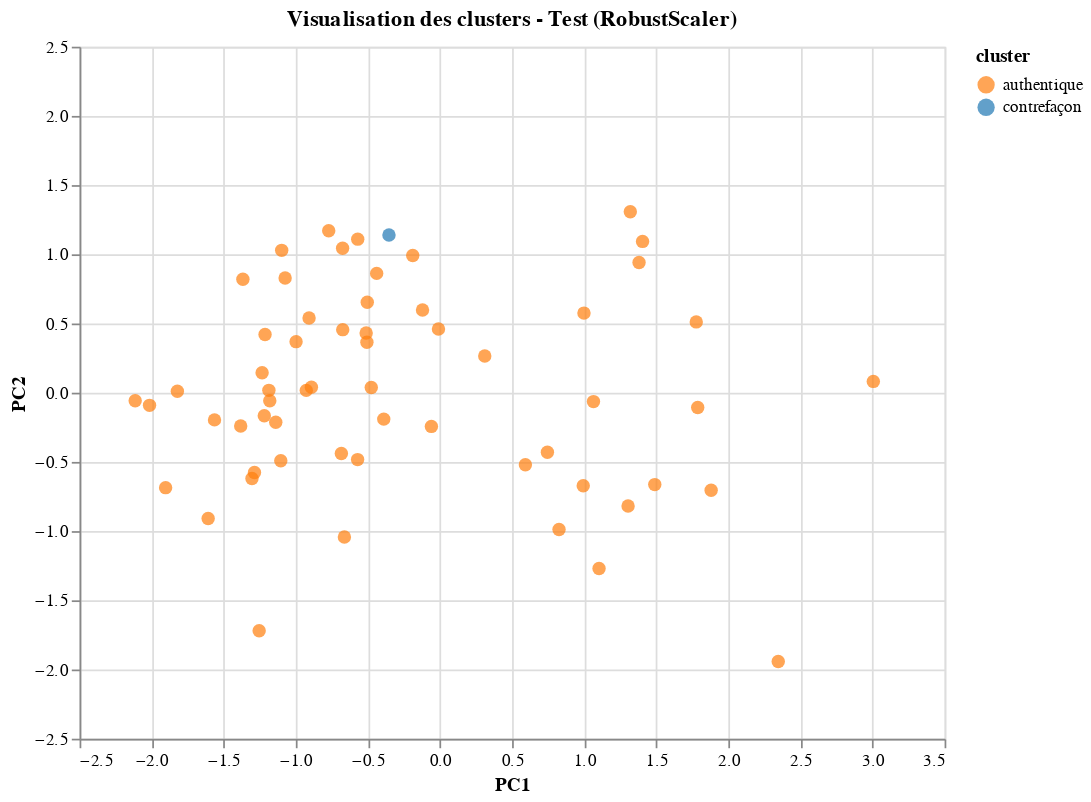
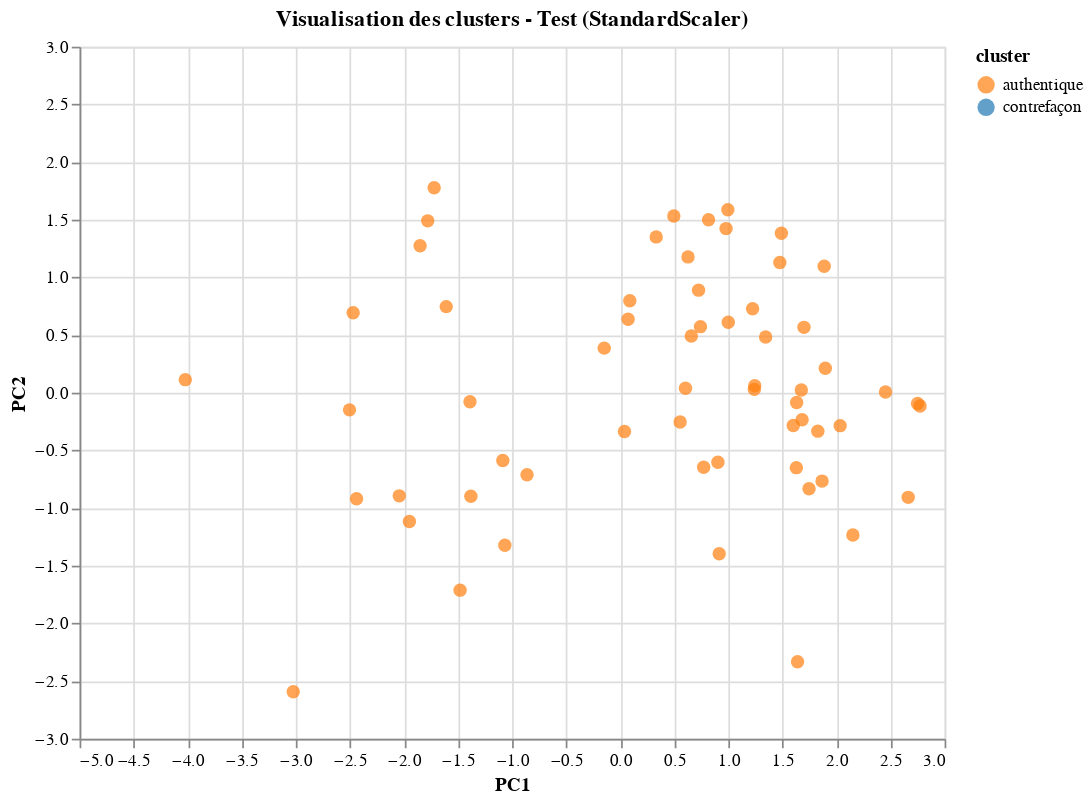

The notebook cell these images were saved under, in order:
### Code cell
# === PRÉPARATION DES DONNÉES DE TEST ===
# Sélectionner les colonnes numériques pour l'ACP
numerical_features_test = X_test.select_dtypes(include=[np.number])

# Normaliser les données de test
robust_scaled_data_test = robust_scaler.transform(numerical_features_test)
standard_scaled_data_test = standard_scaler.transform(numerical_features_test)

# Appliquer l'ACP
pca_result_test_robust = pca_robust.transform(robust_scaled_data_test)
pca_result_test_standard = pca_standard.transform(standard_scaled_data_test)

# === CLUSTERING ===
# Fit sur les données de test et utiliser les labels directement
kmeans_robust_test = KMeans(n_clusters=n_clusters, random_state=42)
kmeans_robust_test.fit(pca_result_test_robust[:, :n_components])
X_test['cluster_robust'] = kmeans_robust_test.labels_

kmeans_standard_test = KMeans(n_clusters=n_clusters, random_state=42)
kmeans_standard_test.fit(pca_result_test_standard[:, :n_components])
X_test['cluster_standard'] = kmeans_standard_test.labels_

# Ajouter is_genuine pour l'analyse
X_test['is_genuine'] = y_test

# Déterminer le nom du cluster pour les données de test (RobustScaler)
cluster_names_robust_test = {
    0: 'authentique',
    1: 'contrefaçon'
}

# Déterminer le nom du cluster pour les données de test (StandardScaler)
cluster_names_standard_test = {
    0: 'authentique',
    1: 'contrefaçon'
}

# Ajuster les noms si nécessaire en fonction des moyennes
for cluster in [0, 1]:
    robust_mean = X_test[X_test['cluster_robust'] == cluster]['is_genuine'].mean()
    standard_mean = X_test[X_test['cluster_standard'] == cluster]['is_genuine'].mean()
    
    cluster_names_robust_test[cluster] = 'authentique' if robust_mean > 0.5 else 'contrefaçon'
    cluster_names_standard_test[cluster] = 'authentique' if standard_mean > 0.5 else 'contrefaçon'

# Appliquer les noms de cluster
X_test['cluster_robust_named'] = X_test['cluster_robust'].map(cluster_names_robust_test)
X_test['cluster_standard_named'] = X_test['cluster_standard'].map(cluster_names_standard_test)

# === VISUALISATION ===
# Créer des DataFrames pour Altair
df_pca_test_robust = pd.DataFrame(pca_result_test_robust[:, :2], columns=['PC1', 'PC2'])
df_pca_test_robust['cluster'] = X_test['cluster_robust'].map(cluster_names_robust_test)

df_pca_test_standard = pd.DataFrame(pca_result_test_standard[:, :2], columns=['PC1', 'PC2'])
df_pca_test_standard['cluster'] = X_test['cluster_standard'].map(cluster_names_standard_test)

# Définir les couleurs explicitement
color_scale = alt.Scale(
    domain=['authentique', 'contrefaçon'],
    range=['#ff7f0e', '#1f77b4']  # orange pour authentique, bleu pour contrefaçon
)

# Visualiser avec Altair (RobustScaler)
chart_robust_test = alt.Chart(df_pca_test_robust).mark_circle(size=60).encode(
    x='PC1',
    y='PC2',
    color=alt.Color('cluster:N', scale=color_scale),
    tooltip=['PC1', 'PC2', 'cluster']
).properties(
    title='Visualisation des clusters - Test (RobustScaler)',
    width=500,
    height=400
).interactive()

# Visualiser avec Altair (StandardScaler)
chart_standard_test = alt.Chart(df_pca_test_standard).mark_circle(size=60).encode(
    x='PC1',
    y='PC2',
    color=alt.Color('cluster:N', scale=color_scale),
    tooltip=['PC1', 'PC2', 'cluster']
).properties(
    title='Visualisation des clusters - Test (StandardScaler)',
    width=500,
    height=400
).interactive()

# Afficher les graphiques
chart_robust_test.display()
chart_standard_test.display()

# Vérifier la distribution des clusters
print("\nDistribution des clusters (RobustScaler):")
print(df_pca_test_robust['cluster'].value_counts())
print("\nDistribution des clusters (StandardScaler):")
print(df_pca_test_standard['cluster'].value_counts())

# === ANALYSE ===
print('\nStatistiques descriptives pour chaque cluster - Test (RobustScaler)')
cluster_stats(X_test, y_test, 'cluster_robust_named')

print('\nStatistiques descriptives pour chaque cluster - Test (StandardScaler)')
cluster_stats(X_test, y_test, 'cluster_standard_named')

# Composition des clusters
print("\nComposition des clusters - Test (RobustScaler) :")
print(y_test.groupby(X_test['cluster_robust_named']).value_counts(normalize=True))

print("\nComposition des clusters - Test (StandardScaler) :")
print(y_test.groupby(X_test['cluster_standard_named']).value_counts(normalize=True))

# === MÉTRIQUES ===
# Convertir les noms de cluster en valeurs numériques
y_pred_robust_test = X_test['cluster_robust_named'].map({'authentique': 1, 'contrefaçon': 0})
y_pred_standard_test = X_test['cluster_standard_named'].map({'authentique': 1, 'contrefaçon': 0})

# Calculer les métriques
model_metrics(y_test, y_pred_robust_test, "RobustScaler - Données de test")
model_metrics(y_test, y_pred_standard_test, "StandardScaler - Données de test")

### Figure 1 — Vega-Lite specification as saved in the notebook (floating-point values rounded to 4 significant figures; data arrays with more than 128 entries replaced by an {"elided": "..."} marker saying what was removed)
{"config": {"view": {"continuousWidth": 300, "continuousHeight": 300}}, "data": {"name": "data-8d3b066b3068091358985eeac558fe8b"}, "mark": {"type": "circle", "size": 60}, "encoding": {"color": {"field": "cluster", "scale": {"domain": ["authentique", "contrefaçon"], "range": ["#ff7f0e", "#1f77b4"]}, "type": "nominal"}, "tooltip": [{"field": "PC1", "type": "quantitative"}, {"field": "PC2", "type": "quantitative"}, {"field": "cluster", "type": "nominal"}], "x": {"field": "PC1", "type": "quantitative"}, "y": {"field": "PC2", "type": "quantitative"}}, "height": 400, "params": [{"name": "param_3", "select": {"type": "interval", "encodings": ["x", "y"]}, "bind": "scales"}], "title": "Visualisation des clusters - Test (RobustScaler)", "width": 500, "$schema": "https://vega.github.io/schema/vega-lite/v5.20.1.json", "datasets": {"data-8d3b066b3068091358985eeac558fe8b": {"elided": "293 records"}}}

### Figure 2 — Vega-Lite specification as saved in the notebook (floating-point values rounded to 4 significant figures; data arrays with more than 128 entries replaced by an {"elided": "..."} marker saying what was removed)
{"config": {"view": {"continuousWidth": 300, "continuousHeight": 300}}, "data": {"name": "data-4d37e896a32e2a84789a6cbc5388fa92"}, "mark": {"type": "circle", "size": 60}, "encoding": {"color": {"field": "cluster", "scale": {"domain": ["authentique", "contrefaçon"], "range": ["#ff7f0e", "#1f77b4"]}, "type": "nominal"}, "tooltip": [{"field": "PC1", "type": "quantitative"}, {"field": "PC2", "type": "quantitative"}, {"field": "cluster", "type": "nominal"}], "x": {"field": "PC1", "type": "quantitative"}, "y": {"field": "PC2", "type": "quantitative"}}, "height": 400, "params": [{"name": "param_4", "select": {"type": "interval", "encodings": ["x", "y"]}, "bind": "scales"}], "title": "Visualisation des clusters - Test (StandardScaler)", "width": 500, "$schema": "https://vega.github.io/schema/vega-lite/v5.20.1.json", "datasets": {"data-4d37e896a32e2a84789a6cbc5388fa92": {"elided": "293 records"}}}
